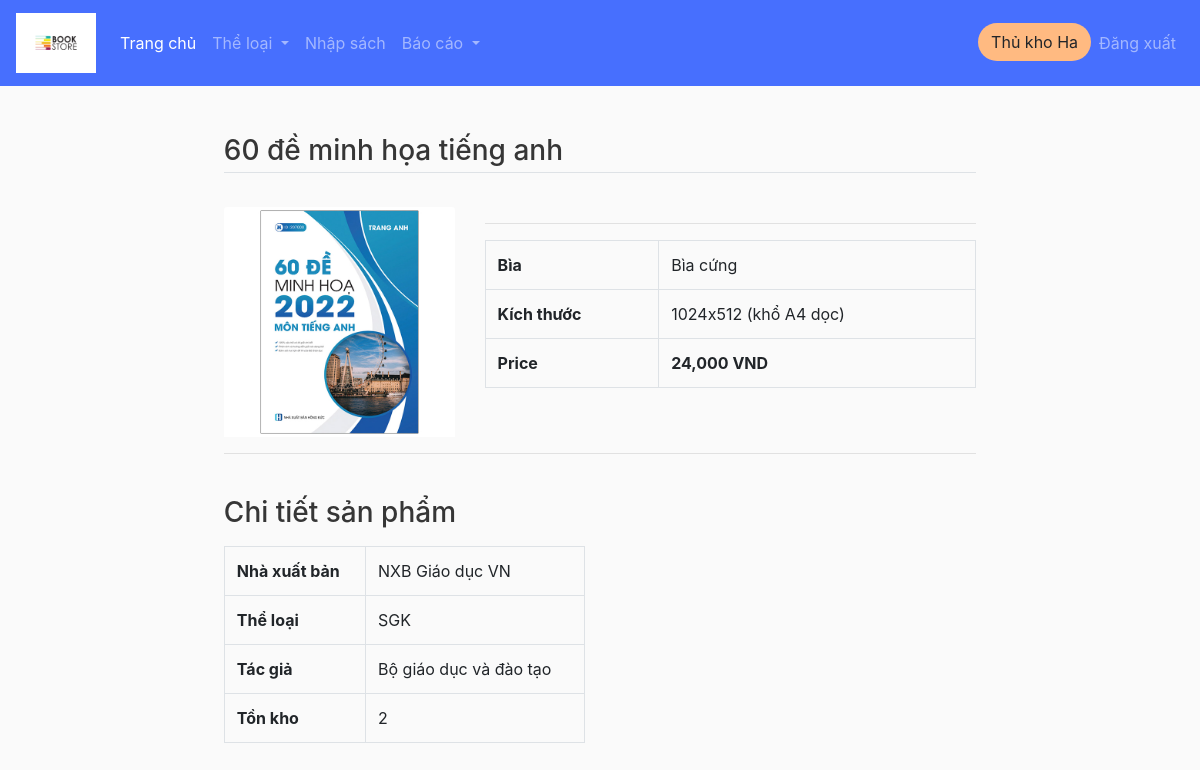
Page /book/9/ (signed in) on the committed database.
### book/models.py (models this page shows, shortened)
class Person(models.Model):
    class Meta:
        verbose_name_plural = 'Thành viên'
    id = models.CharField(max_length=100, primary_key=True, editable=True)
    ho_ten = models.CharField('Họ tên', max_length=100, null=True)
    ngay_sinh = models.DateField('Ngày sinh', null=True, editable=True)
    so_dien_thoai = models.CharField('Số điện thoại', max_length=13, null=True)
    dia_chi = models.CharField('Địa chỉ', max_length=1000, null=True)
    email = models.CharField('Email', max_length=50, null=True)
    profile_pic = models.ImageField(default="profile1.png", null=True, blank=True)
    user = models.OneToOneField(User, blank=True, null=True, on_delete=models.CASCADE) # a user can have 1 customer, a customer have a user
    @property
    def get_group_name(self):
        query_set = Group.objects.filter(user = self.user)
        if not query_set:
            query_set = ''
        else:
            query_set = query_set[0].name.capitalize()
        return query_set
    @property
    def get_debt(self):
        if 'kh' in self.id:
            s = 0
            cac_hd = HoaDon.objects.filter(khach_hang=self)
            for hd in cac_hd:
                if hd.tong_tien != hd.da_tra and hd.da_tra != -1:
                    s += hd.tong_tien - hd.da_tra
                    print(hd, s)
            return s

class Sach(models.Model):
    ten_sach = models.CharField(max_length=100, null=True)
    ngay_nhap = models.DateField(null=True, editable=True)
    so_luong = models.PositiveIntegerField(null=True)
    the_loai = models.CharField(max_length=100, null=True)
    tac_gia = models.CharField(max_length=100, null=True)
    don_gia = models.PositiveBigIntegerField(null=True)
    gia_ban = models.PositiveBigIntegerField(null=True)
    nha_xuat_ban = models.CharField(max_length=100, null=True)
    nam_xuat_ban = models.PositiveIntegerField(null=True)
    nguoi_nhap = models.ForeignKey(Person, null=True, on_delete=models.PROTECT)
    anh_sach = models.ImageField(default="static/placeholder.png",null=True, blank=True)
    mo_ta = models.TextField("Mô tả ngắn", max_length=1000, null=True, blank=True)
    @property
    def get_book_quantity(self):
        return self.so_luong-20
    class Meta: # vì django ko cho tạo PK 2 thuộc tính nên làm cách này
        unique_together = ('id', 'ngay_nhap',)
        verbose_name_plural = "Sách"

### book/views.py (the view)
# urls.py: path('book/<str:pk>/', views.book_details, name='book'), # xem chi tiết sách
def book_details(request, pk):
    if request.user.is_authenticated:
        book = Sach.objects.get(id=pk) # truy vấn sách có mã pk từ csdl
        cart_info = get_cart_info(request)
    context = {'book': book, 'cartItems':cart_info['cartItems']}
    return render(request, 'book/book.html', context= context)

### book/models.py (called while the page is built)
    @property
    def get_cart_items(self):
        cac_mat_hang = self.chitiethoadon_set.all()
        total = sum([mh.so_luong for mh in cac_mat_hang])
        return total

### book/utils.py (called while the page is built)
def get_cart_info(request):
    if request.user.is_authenticated:
        kh = request.user.person
        hd = HoaDon.objects.get(khach_hang = kh, da_tra=-1, tong_tien=0)
        mat_hang = hd.chitiethoadon_set.all()
        cartItems = hd.get_cart_items
    return {'mat_hang': mat_hang, 'hd':hd, 'cartItems': cartItems}

### book/templates/book/book.html (shortened to what this page needs)
{% extends 'book/main.html' %}
{% block content %}
<main class="container my-4">
    <h3 class="my-4 border-bottom pb-1">{{book.ten_sach}}</h3>
    <div class="row">
		<div class="col-md-4">
			<img id="zoom_01" data-zoom-image={{book.anh_sach.url}} src={{book.anh_sach.url}} class="card-img-top" alt="{{book.ten_sach}}">
		</div>
        <div class="col-md-8">
            <hr/>
            <table class="table table-bordered">
				<tr>
					<th>Bìa</th>
					<td>
						Bìa cứng
					</td>
				</tr>
				<tr>
					<th>Kích thước</th>
					<td>
						1024x512 (khổ A4 dọc)
					</td>
				</tr>
				<tr>
					<th>Price</th>
					<th><span class="product-price-{{book.id}}">{{book.gia_ban|floatformat:"-3g"}} VND</span></th>
				</tr>
			</table>
        </div>
    </div>
    <hr />
	<div class="row">
        <div class="col-md-6">
            <h3 class="my-3">Chi tiết sản phẩm</h3>
			<table class="table table-bordered">
				<tr>
					<th>Nhà xuất bản</th>
					<td><a>{{book.nha_xuat_ban}}</a></td>
				</tr>
				<tr>
					<th>Thể loại</th>
					<td><a>{{book.the_loai}}</a></td>
				</tr>
				<tr>
					<th>Tác giả</th>
					<td>{{book.tac_gia}}</td>
				</tr>
                <tr>
					<th>Tồn kho</th>
					<td>{{book.get_book_quantity}}</td>
				</tr>
			</table>
        </div>
    </div>
</main>
{% endblock %}

### book/templates/book/navbar.html (shortened to what this page needs)
{% load static %}
<nav class="navbar navbar-expand-sm navbar-dark" style="background-color: rgba(40, 88, 255, 0.85);">
  <a class="navbar-brand" href="{% url 'home' %}">
    <img src="{% static 'images/logons.png' %}" alt="logo" height="60px">
  </a>
  <div class="collapse navbar-collapse" id="navbarSupportedContent">
    <ul class="navbar-nav mr-auto">
      <li class="nav-item active">
        <a class="nav-link" href="{% url 'home' %}">Trang chủ <span class="sr-only">(current)</span></a>
      </li>
      <li class="nav-item dropdown">
        <a class="nav-link dropdown-toggle" href="#" id="navbarDropdown" role="button" data-toggle="dropdown" aria-haspopup="true" aria-expanded="false">
          Thể loại
        </a>
      </li>
      {% if user.is_authenticated %}
        {% if user.person.get_group_name == 'Thủ kho' %}
          <li class="nav-item">
            <a class="nav-link" href="{% url 'book_entry' %}">Nhập sách</a>
          </li>
          <li class="nav-item dropdown">
            <a class="nav-link dropdown-toggle" href="#" id="navbarDropdown" role="button" data-toggle="dropdown" aria-haspopup="true" aria-expanded="false">
              Báo cáo
            </a>
          </li>
        {% elif user.person.get_group_name == 'Khách hàng' %}
          <li class="nav-item">
            <a class="nav-link" href="{% url 'list_invoice' %}">Hóa đơn</a>
          </li>
        {% endif %}
      {% endif %}
    </ul>
    <div class="form-inline my-2 my-lg-0">
      <ul class="navbar-nav">
        {% if user.is_authenticated %}
        <li class="nav-item">
          <a class="btn" style="background-color: #FFBA81; border-radius: 40px;" href="/customer_info/">{{request.user.person.get_group_name}} {{request.user}}</a>
        </li>
        <li class="nav-item">
          <a class="nav-link" href="{% url 'logout' %}">Đăng xuất</a>
        </li>
        {% endif %}
    </ul>
    </div>
  </div>
</nav>

### static/css/book_main.css (style rules this page uses)
.container { max-width: 82% !important; }
body { background-color: hsl(0, 0%, 98%); }
h1,h2,h3,h4,h5,h6 { color:hsl(0, 0%, 21%); }
.col-md-4, .col-md-6, .col-md-8, .col-md-12 { margin-top: 10px; }

### rows in the picture
Sach: ten_sach "60 đề minh họa tiếng anh", anh_sach (picture), gia_ban "24,000", nha_xuat_ban "NXB Giáo dục VN", the_loai "SGK", tac_gia "Bộ giáo dục và đào tạo", get_book_quantity "2"

### other values in the picture
{{ request.user.person.get_group_name }} "Thủ kho"
{{ request.user }} "Ha"
